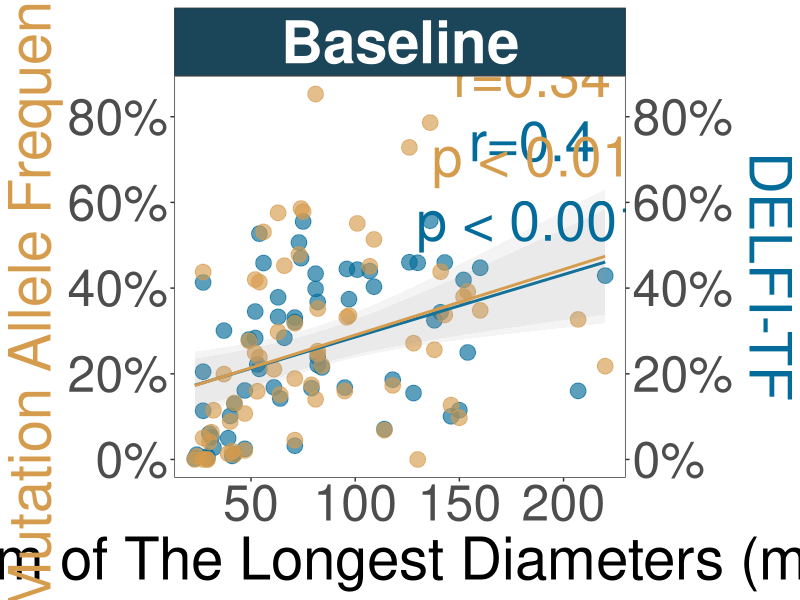
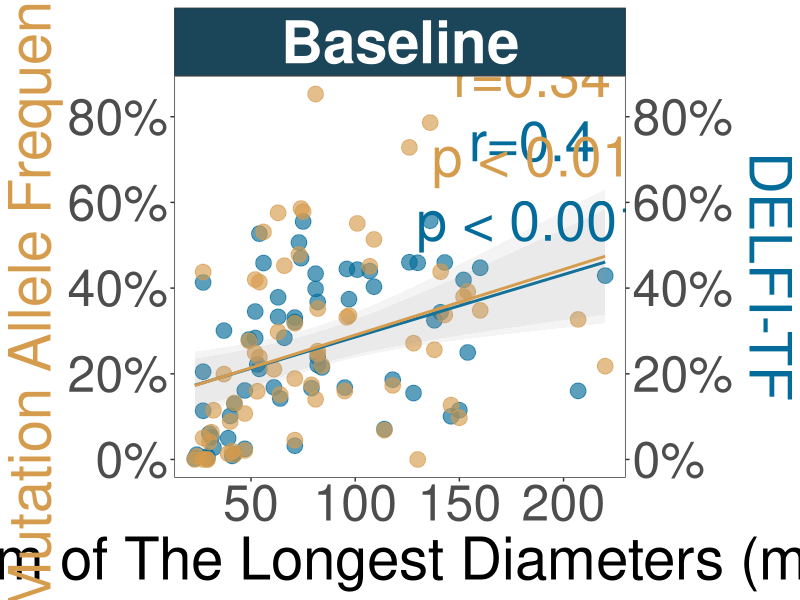

Source code (R) for these figures, in order:
################################################################################
#################### Setup #####################################################

# loc
setwd("~/git/CAIRO5_Public")

# libraries
library(readxl)
library(data.table)
library(ggplot2)

# Data
BloodSampleCharacteristics <- as.data.table(read_xlsx("Data/CAIRO5_Supplemental.xlsx", sheet=2, skip=1))
ClinicalDemographics <- as.data.table(read_xlsx("Data/CAIRO5_Supplemental.xlsx", sheet=1, skip=1))
SumOfLongestDiameters <- as.data.table(read_xlsx("Data/CAIRO5_Supplemental.xlsx", sheet=7, skip=1))

################################################################################
################# pair down data to required cols ##############################

# Blood Samples
keep <- c('Sequence ID', 'Subject ID', 'Sample Time Point', 'DELFI-TF', 'MAF')
BloodSampleCharacteristics <- BloodSampleCharacteristics[,..keep]

# clinical data
keep <- c('Subject ID', 'Study Arm')
ClinicalDemographics <- ClinicalDemographics[,..keep]

# Sum of Longest Diameter, pair down to be within 60 days
SumOfLongestDiameters <- SumOfLongestDiameters[abs(`Time Between SLD and Liquid Biopsy (Days)`) <= 60]
SumOfLongestDiameters[,`Time Between SLD and Liquid Biopsy (Days)` := NULL]

# merge data together
finalData <- merge(BloodSampleCharacteristics, ClinicalDemographics, by='Subject ID', all.x=T)
finalData <- merge(finalData, SumOfLongestDiameters, by=c('Subject ID', 'Sample Time Point'), all.x=T)

################################################################################
############### format for plot ################################################

# restrict to arm1 baseline samples, and make sure everything has a value
finalData <- finalData[`Study Arm` == 1 & `Sample Time Point` == 'T0']
finalData <- finalData[!(is.na(`DELFI-TF`) | is.na(MAF) | is.na(`Sum of the Longest Diameters`))]

# melt the data into the expected format
finalData <- melt(finalData, measure.vars=c("DELFI-TF", "MAF"))

################################################################################
################ run stats #####################################################

# switch statement to re-define p-values
relabel_p <- function(x){
  if(x < .0001) return('p < 0.0001')
  if(x < .001) return('p < 0.001')
  if(x < .01) return('p < 0.01')
  if(x < .05) return('p < 0.05')
  return(paste0('p = ', signif(x, 3)))
}

# correlation
delfiStat <- cor.test(finalData[variable == 'DELFI-TF']$value, finalData[variable == 'DELFI-TF']$`Sum of the Longest Diameters`)
mafStat <- cor.test(finalData[variable == 'MAF']$value, finalData[variable == 'MAF']$`Sum of the Longest Diameters`)

# labels
delfiStat <- paste0("r=", signif(delfiStat$estimate, 2), "\n", relabel_p(delfiStat$p.value))
mafStat <- paste0("r=", signif(mafStat$estimate, 2), "\n", relabel_p(mafStat$p.value))

# make dt to plot
statDT <- data.table(variable=c('DELFI-TF', 'MAF'),
                     x=c(185),
                     y=c(.65, .8),
                     label=c(delfiStat, mafStat))

################################################################################
############ Construct Plot ####################################################

# plot
FigS6A <- ggplot(finalData, aes(x=`Sum of the Longest Diameters`, y=value, color=variable)) +
  geom_point(size=5, alpha=.65) +
  geom_smooth(method="lm", alpha=.1) +
  geom_text(data=statDT, mapping=aes(x=x, y=y, label=label, color=variable), size=14, key_glyph="point") +
  scale_color_manual(values=c("DELFI-TF"="#046C9A", "MAF"="#D69C4E")) +
  scale_y_continuous("Mutation Allele Frequency", labels=scales::percent, sec.axis = sec_axis(trans=~., name="DELFI-TF", labels=scales::percent)) +
  facet_wrap(~'Baseline') +
  xlab("Sum of The Longest Diameters (mm)") +
  theme_bw() +
  theme(legend.position = "none") +
  theme(panel.grid=element_blank()) +
  theme(axis.text.x=element_text(size=36), axis.text.y=element_text(size=36)) +
  theme(axis.title.x=element_text(size=42)) +
  theme(axis.title.y=element_text(size=42, color="#D69C4E")) +
  theme(axis.title.y.right=element_text(size=42, color="#046C9A")) +
  theme(strip.background=element_rect(fill="#1B465A")) +
  theme(strip.text=element_text(color="white", size=42, face="bold"))

# save plot
png(filename="Figures/FigS6A.png", height=14, width=16, units="in", res=150)
FigS6A
dev.off()

cairo_pdf(file="Figures/FigS6A.pdf", height=14, width=16)
FigS6A
dev.off()



